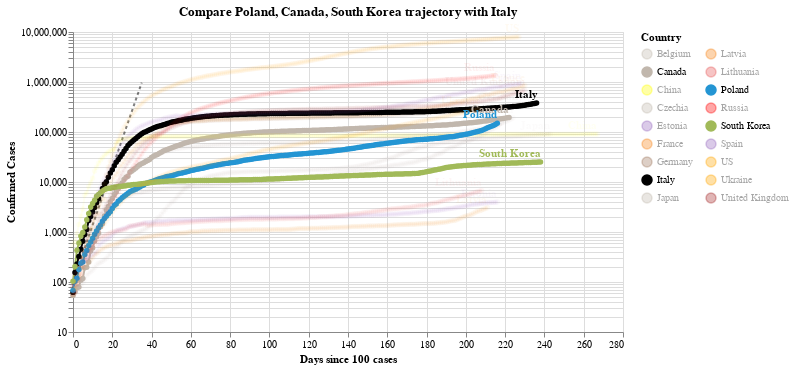

Here is the notebook cell this chart was saved with:
### Code cell
#hide_input
chart3 = make_since_chart(dff2, ['Poland', 'Canada', 'South Korea'], baseline_countries)
chart3

### Figure 1 — Vega-Lite specification as saved in the notebook (floating-point values rounded to 4 significant figures; data arrays with more than 128 entries replaced by an {"elided": "..."} marker saying what was removed)
{"config": {"view": {"continuousWidth": 400, "continuousHeight": 300}}, "layer": [{"data": {"name": "data-628230001892d6798b50651be41d1b3e"}, "mark": {"type": "line", "color": "black", "opacity": 0.5, "strokeDash": [3, 3]}, "encoding": {"x": {"type": "quantitative", "field": "Days since 100 cases"}, "y": {"type": "quantitative", "field": "Confirmed Cases"}}}, {"data": {"name": "data-83ec748cba99b89b96f0f5fa7a32eac5"}, "mark": {"type": "line", "point": true}, "encoding": {"color": {"type": "nominal", "field": "Country", "legend": {"columns": 2}, "scale": {"domain": ["Belgium", "Canada", "China", "Czechia", "Estonia", "France", "Germany", "Italy", "Japan", "Latvia", "Lithuania", "Poland", "Russia", "South Korea", "Spain", "US", "Ukraine", "United Kingdom"], "range": ["#C1B7AD", "#C1B7AD", "yellow", "#C1B7AD", "#9467bd", "#F58518", "#9D755D", "black", "#C1B7AD", "#F58518", "#E45756", "#2495D3", "red", "#A1BA59", "#9467bd", "orange", "orange", "brown"]}}, "opacity": {"condition": {"value": 1, "selection": "selector001"}, "value": 0.05}, "tooltip": [{"type": "nominal", "field": "Country"}, {"type": "temporal", "field": "Date"}, {"type": "quantitative", "field": "Confirmed Cases"}, {"type": "quantitative", "field": "Days since 100 cases"}], "x": {"type": "quantitative", "field": "Days since 100 cases"}, "y": {"type": "quantitative", "field": "Confirmed Cases", "scale": {"type": "log"}}}, "selection": {"selector001": {"type": "multi", "fields": ["Country"], "bind": "legend", "init": [{"Country": "Poland"}, {"Country": "Canada"}, {"Country": "South Korea"}, {"Country": "Italy"}]}}, "width": 550}, {"data": {"name": "data-83ec748cba99b89b96f0f5fa7a32eac5"}, "mark": {"type": "text", "align": "right", "dy": -8, "fontWeight": "bold"}, "encoding": {"color": {"type": "nominal", "field": "Country", "legend": {"columns": 2}, "scale": {"domain": ["Belgium", "Canada", "China", "Czechia", "Estonia", "France", "Germany", "Italy", "Japan", "Latvia", "Lithuania", "Poland", "Russia", "South Korea", "Spain", "US", "Ukraine", "United Kingdom"], "range": ["#C1B7AD", "#C1B7AD", "yellow", "#C1B7AD", "#9467bd", "#F58518", "#9D755D", "black", "#C1B7AD", "#F58518", "#E45756", "#2495D3", "red", "#A1BA59", "#9467bd", "orange", "orange", "brown"]}}, "opacity": {"condition": {"value": 1, "selection": "selector001"}, "value": 0.05}, "text": {"type": "nominal", "field": "Country"}, "tooltip": [{"type": "nominal", "field": "Country"}, {"type": "temporal", "field": "Date"}, {"type": "quantitative", "field": "Confirmed Cases"}, {"type": "quantitative", "field": "Days since 100 cases"}], "x": {"type": "quantitative", "field": "Days since 100 cases"}, "y": {"type": "quantitative", "field": "Confirmed Cases", "scale": {"type": "log"}}}, "transform": [{"filter": "(datum['Date'] >= 1602720000000)"}], "width": 550}], "title": "Compare Poland, Canada, South Korea trajectory with Italy", "$schema": "https://vega.github.io/schema/vega-lite/v4.0.2.json", "datasets": {"data-628230001892d6798b50651be41d1b3e": [{"Days since 100 cases": 0, "Confirmed Cases": 100.0}, {"Days since 100 cases": 1, "Confirmed Cases": 130.0}, {"Days since 100 cases": 2, "Confirmed Cases": 169.0}, {"Days since 100 cases": 3, "Confirmed Cases": 219.7}, {"Days since 100 cases": 4, "Confirmed Cases": 285.6}, {"Days since 100 cases": 5, "Confirmed Cases": 371.3}, {"Days since 100 cases": 6, "Confirmed Cases": 482.7}, {"Days since 100 cases": 7, "Confirmed Cases": 627.5}, {"Days since 100 cases": 8, "Confirmed Cases": 815.7}, {"Days since 100 cases": 9, "Confirmed Cases": 1060.0}, {"Days since 100 cases": 10, "Confirmed Cases": 1379.0}, {"Days since 100 cases": 11, "Confirmed Cases": 1792.0}, {"Days since 100 cases": 12, "Confirmed Cases": 2330.0}, {"Days since 100 cases": 13, "Confirmed Cases": 3029.0}, {"Days since 100 cases": 14, "Confirmed Cases": 3937.0}, {"Days since 100 cases": 15, "Confirmed Cases": 5119.0}, {"Days since 100 cases": 16, "Confirmed Cases": 6654.0}, {"Days since 100 cases": 17, "Confirmed Cases": 8650.0}, {"Days since 100 cases": 18, "Confirmed Cases": 11250.0}, {"Days since 100 cases": 19, "Confirmed Cases": 14620.0}, {"Days since 100 cases": 20, "Confirmed Cases": 19000.0}, {"Days since 100 cases": 21, "Confirmed Cases": 24710.0}, {"Days since 100 cases": 22, "Confirmed Cases": 32120.0}, {"Days since 100 cases": 23, "Confirmed Cases": 41750.0}, {"Days since 100 cases": 24, "Confirmed Cases": 54280.0}, {"Days since 100 cases": 25, "Confirmed Cases": 70560.0}, {"Days since 100 cases": 26, "Confirmed Cases": 91730.0}, {"Days since 100 cases": 27, "Confirmed Cases": 119300.0}, {"Days since 100 cases": 28, "Confirmed Cases": 155000.0}, {"Days since 100 cases": 29, "Confirmed Cases": 201500.0}, {"Days since 100 cases": 30, "Confirmed Cases": 262000.0}, {"Days since 100 cases": 31, "Confirmed Cases": 340600.0}, {"Days since 100 cases": 32, "Confirmed Cases": 442800.0}, {"Days since 100 cases": 33, "Confirmed Cases": 575600.0}, {"Days since 100 cases": 34, "Confirmed Cases": 748300.0}, {"Days since 100 cases": 35, "Confirmed Cases": 972800.0}], "data-83ec748cba99b89b96f0f5fa7a32eac5": {"elided": "4083 records"}}}
